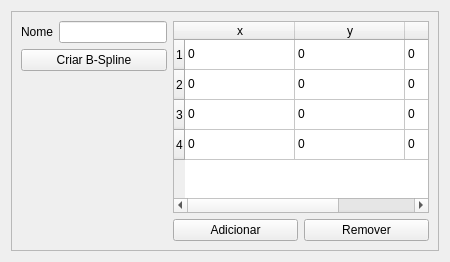
      <widget class="QWidget" name="tab">
       <attribute name="title">
        <string>B-Spline</string>
       </attribute>
       <layout class="QGridLayout" name="gridLayout_23">
        <item row="0" column="0">
         <widget class="QFrame" name="frame_15">
          <property name="frameShape">
           <enum>QFrame::StyledPanel</enum>
          </property>
          <property name="frameShadow">
           <enum>QFrame::Raised</enum>
          </property>
          <layout class="QGridLayout" name="gridLayout_22">
           <item row="0" column="0">
            <layout class="QVBoxLayout" name="verticalLayout_13">
             <item>
              <layout class="QHBoxLayout" name="horizontalLayout_24">
               <item>
                <widget class="QLabel" name="label_14">
                 <property name="text">
                  <string>Nome</string>
                 </property>
                </widget>
               </item>
               <item>
                <widget class="QLineEdit" name="lineEditBSplineName"/>
               </item>
              </layout>
             </item>
             <item>
              <layout class="QHBoxLayout" name="horizontalLayout_25">
               <item>
                <widget class="QPushButton" name="pushButtonAddBSpline">
                 <property name="text">
                  <string>Criar B-Spline</string>
                 </property>
                </widget>
               </item>
              </layout>
             </item>
             <item>
              <spacer name="verticalSpacer_3">
               <property name="orientation">
                <enum>Qt::Vertical</enum>
               </property>
               <property name="sizeHint" stdset="0">
                <size>
                 <width>20</width>
                 <height>40</height>
                </size>
               </property>
              </spacer>
             </item>
            </layout>
           </item>
           <item row="0" column="1">
            <layout class="QVBoxLayout" name="verticalLayout_14">
             <item>
              <widget class="QTableWidget" name="tableWidgetBSpline">
               <attribute name="horizontalHeaderDefaultSectionSize">
                <number>110</number>
               </attribute>
               <row>
                <property name="text">
                 <string>1</string>
                </property>
               </row>
               <row>
                <property name="text">
                 <string>2</string>
                </property>
               </row>
               <row>
                <property name="text">
                 <string>3</string>
                </property>
               </row>
               <row>
                <property name="text">
                 <string>4</string>
                </property>
               </row>
               <column>
                <property name="text">
                 <string>x</string>
                </property>
               </column>
               <column>
                <property name="text">
                 <string>y</string>
                </property>
               </column>
               <column>
                <property name="text">
                 <string>z</string>
                </property>
               </column>
               <item row="0" column="0">
                <property name="text">
                 <string>0</string>
                </property>
               </item>
               <item row="0" column="1">
                <property name="text">
                 <string>0</string>
                </property>
               </item>
               <item row="0" column="2">
                <property name="text">
                 <string>0</string>
                </property>
               </item>
               <item row="1" column="0">
                <property name="text">
                 <string>0</string>
                </property>
               </item>
               <item row="1" column="1">
                <property name="text">
                 <string>0</string>
                </property>
               </item>
               <item row="1" column="2">
                <property name="text">
                 <string>0</string>
                </property>
               </item>
               <item row="2" column="0">
                <property name="text">
                 <string>0</string>
                </property>
               </item>
               <item row="2" column="1">
                <property name="text">
                 <string>0</string>
                </property>
               </item>
               <item row="2" column="2">
                <property name="text">
                 <string>0</string>
                </property>
               </item>
               <item row="3" column="0">
                <property name="text">
                 <string>0</string>
                </property>
               </item>
               <item row="3" column="1">
                <property name="text">
                 <string>0</string>
                </property>
               </item>
               <item row="3" column="2">
                <property name="text">
                 <string>0</string>
                </property>
               </item>
              </widget>
             </item>
             <item>
              <layout class="QHBoxLayout" name="horizontalLayout_26">
               <item>
                <widget class="QPushButton" name="pushButtonAddBSplineVector">
                 <property name="text">
                  <string>Adicionar</string>
                 </property>
                </widget>
               </item>
               <item>
                <widget class="QPushButton" name="pushButtonRemoveBSplineVector">
                 <property name="text">
                  <string>Remover</string>
                 </property>
                </widget>
               </item>
              </layout>
             </item>
            </layout>
           </item>
          </layout>
         </widget>
        </item>
       </layout>
      </widget>
